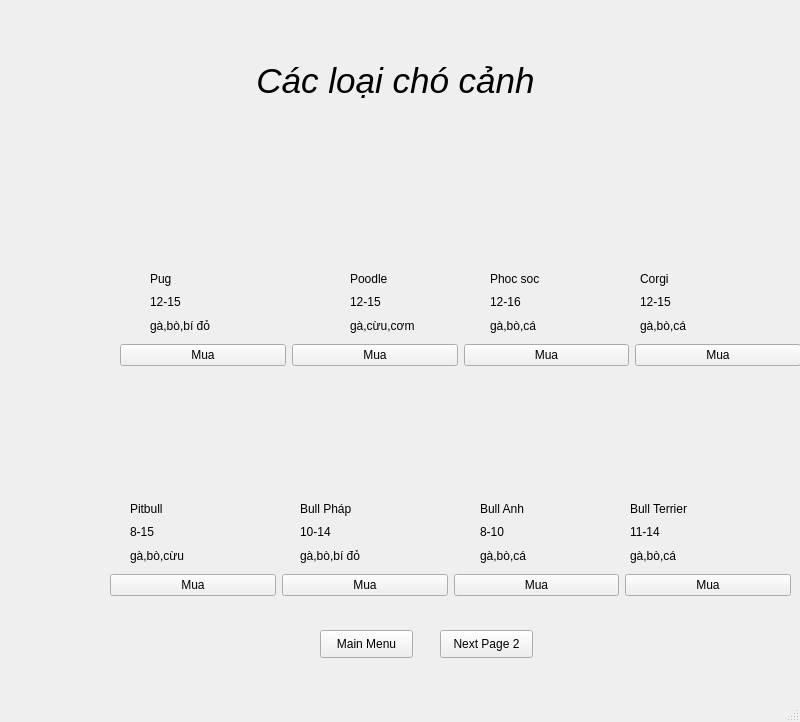
<?xml version="1.0" encoding="UTF-8"?>
<ui version="4.0">
 <class>MainWindow</class>
 <widget class="QMainWindow" name="MainWindow">
  <property name="geometry">
   <rect>
    <x>0</x>
    <y>0</y>
    <width>800</width>
    <height>722</height>
   </rect>
  </property>
  <property name="windowTitle">
   <string>MainWindow</string>
  </property>
  <widget class="QWidget" name="centralwidget">
   <widget class="QLabel" name="label">
    <property name="geometry">
     <rect>
      <x>0</x>
      <y>0</y>
      <width>151</width>
      <height>151</height>
     </rect>
    </property>
    <property name="styleSheet">
     <string notr="true">background-repeat: no-repeat;
background-position: center;
</string>
    </property>
    <property name="text">
     <string/>
    </property>
    <property name="pixmap">
     <pixmap resource="k.qrc">:/newPrefix/Downloads/spa.jpg</pixmap>
    </property>
    <property name="scaledContents">
     <bool>true</bool>
    </property>
   </widget>
   <widget class="QPushButton" name="pushButton_8">
    <property name="geometry">
     <rect>
      <x>240</x>
      <y>60</y>
      <width>311</width>
      <height>41</height>
     </rect>
    </property>
    <property name="styleSheet">
     <string notr="true">border : none;
font-family: &quot;Times New Roman&quot;;
font-style: italic;
font-size: 35px;</string>
    </property>
    <property name="text">
     <string>Các loại chó cảnh</string>
    </property>
   </widget>
   <widget class="QLabel" name="label_2">
    <property name="geometry">
     <rect>
      <x>130</x>
      <y>170</y>
      <width>121</width>
      <height>101</height>
     </rect>
    </property>
    <property name="text">
     <string/>
    </property>
    <property name="pixmap">
     <pixmap>../../../Downloads/images (2).jpeg</pixmap>
    </property>
    <property name="scaledContents">
     <bool>true</bool>
    </property>
   </widget>
   <widget class="QLabel" name="label_3">
    <property name="geometry">
     <rect>
      <x>310</x>
      <y>160</y>
      <width>141</width>
      <height>101</height>
     </rect>
    </property>
    <property name="text">
     <string/>
    </property>
    <property name="pixmap">
     <pixmap>../../../Downloads/images (3).jpeg</pixmap>
    </property>
    <property name="scaledContents">
     <bool>true</bool>
    </property>
   </widget>
   <widget class="QLabel" name="label_4">
    <property name="geometry">
     <rect>
      <x>490</x>
      <y>170</y>
      <width>131</width>
      <height>101</height>
     </rect>
    </property>
    <property name="text">
     <string/>
    </property>
    <property name="pixmap">
     <pixmap>../../../Downloads/anh-cho-phoc-soc-o9020208900.jpg</pixmap>
    </property>
    <property name="scaledContents">
     <bool>true</bool>
    </property>
   </widget>
   <widget class="QLabel" name="label_5">
    <property name="geometry">
     <rect>
      <x>640</x>
      <y>170</y>
      <width>151</width>
      <height>101</height>
     </rect>
    </property>
    <property name="text">
     <string/>
    </property>
    <property name="pixmap">
     <pixmap>../../../Downloads/images (4).jpeg</pixmap>
    </property>
    <property name="scaledContents">
     <bool>true</bool>
    </property>
   </widget>
   <widget class="QWidget" name="layoutWidget">
    <property name="geometry">
     <rect>
      <x>490</x>
      <y>270</y>
      <width>57</width>
      <height>64</height>
     </rect>
    </property>
    <layout class="QVBoxLayout" name="verticalLayout_3">
     <item>
      <widget class="QLabel" name="label_12">
       <property name="text">
        <string>Phoc soc</string>
       </property>
      </widget>
     </item>
     <item>
      <widget class="QLabel" name="label_13">
       <property name="text">
        <string>12-16</string>
       </property>
      </widget>
     </item>
     <item>
      <widget class="QLabel" name="label_14">
       <property name="text">
        <string>gà,bò,cá</string>
       </property>
      </widget>
     </item>
    </layout>
   </widget>
   <widget class="QWidget" name="layoutWidget_2">
    <property name="geometry">
     <rect>
      <x>640</x>
      <y>270</y>
      <width>57</width>
      <height>64</height>
     </rect>
    </property>
    <layout class="QVBoxLayout" name="verticalLayout_4">
     <item>
      <widget class="QLabel" name="label_15">
       <property name="text">
        <string>Corgi</string>
       </property>
      </widget>
     </item>
     <item>
      <widget class="QLabel" name="label_16">
       <property name="text">
        <string>12-15</string>
       </property>
      </widget>
     </item>
     <item>
      <widget class="QLabel" name="label_17">
       <property name="text">
        <string>gà,bò,cá</string>
       </property>
      </widget>
     </item>
    </layout>
   </widget>
   <widget class="QLabel" name="label_18">
    <property name="geometry">
     <rect>
      <x>0</x>
      <y>150</y>
      <width>121</width>
      <height>261</height>
     </rect>
    </property>
    <property name="text">
     <string/>
    </property>
    <property name="pixmap">
     <pixmap>../../../Downloads/Screenshot_2024-11-17_163311-transformed.png</pixmap>
    </property>
    <property name="scaledContents">
     <bool>true</bool>
    </property>
   </widget>
   <widget class="QWidget" name="layoutWidget_3">
    <property name="geometry">
     <rect>
      <x>630</x>
      <y>500</y>
      <width>66</width>
      <height>64</height>
     </rect>
    </property>
    <layout class="QVBoxLayout" name="verticalLayout_5">
     <item>
      <widget class="QLabel" name="label_19">
       <property name="text">
        <string>Bull Terrier</string>
       </property>
      </widget>
     </item>
     <item>
      <widget class="QLabel" name="label_20">
       <property name="text">
        <string>11-14</string>
       </property>
      </widget>
     </item>
     <item>
      <widget class="QLabel" name="label_21">
       <property name="text">
        <string>gà,bò,cá</string>
       </property>
      </widget>
     </item>
    </layout>
   </widget>
   <widget class="QWidget" name="layoutWidget_4">
    <property name="geometry">
     <rect>
      <x>480</x>
      <y>500</y>
      <width>66</width>
      <height>64</height>
     </rect>
    </property>
    <layout class="QVBoxLayout" name="verticalLayout_6">
     <item>
      <widget class="QLabel" name="label_22">
       <property name="text">
        <string>Bull Anh</string>
       </property>
      </widget>
     </item>
     <item>
      <widget class="QLabel" name="label_23">
       <property name="text">
        <string>8-10</string>
       </property>
      </widget>
     </item>
     <item>
      <widget class="QLabel" name="label_24">
       <property name="text">
        <string>gà,bò,cá</string>
       </property>
      </widget>
     </item>
    </layout>
   </widget>
   <widget class="QWidget" name="layoutWidget_5">
    <property name="geometry">
     <rect>
      <x>110</x>
      <y>570</y>
      <width>681</width>
      <height>30</height>
     </rect>
    </property>
    <layout class="QHBoxLayout" name="horizontalLayout_2">
     <item>
      <widget class="QPushButton" name="pushButton_5">
       <property name="text">
        <string>Mua</string>
       </property>
      </widget>
     </item>
     <item>
      <widget class="QPushButton" name="pushButton_6">
       <property name="text">
        <string>Mua</string>
       </property>
      </widget>
     </item>
     <item>
      <widget class="QPushButton" name="pushButton_7">
       <property name="text">
        <string>Mua</string>
       </property>
      </widget>
     </item>
     <item>
      <widget class="QPushButton" name="pushButton_9">
       <property name="text">
        <string>Mua</string>
       </property>
      </widget>
     </item>
    </layout>
   </widget>
   <widget class="QWidget" name="layoutWidget_6">
    <property name="geometry">
     <rect>
      <x>130</x>
      <y>500</y>
      <width>59</width>
      <height>64</height>
     </rect>
    </property>
    <layout class="QVBoxLayout" name="verticalLayout_7">
     <item>
      <widget class="QLabel" name="label_25">
       <property name="text">
        <string>Pitbull</string>
       </property>
      </widget>
     </item>
     <item>
      <widget class="QLabel" name="label_26">
       <property name="text">
        <string>8-15</string>
       </property>
      </widget>
     </item>
     <item>
      <widget class="QLabel" name="label_27">
       <property name="text">
        <string>gà,bò,cừu</string>
       </property>
      </widget>
     </item>
    </layout>
   </widget>
   <widget class="QWidget" name="layoutWidget_7">
    <property name="geometry">
     <rect>
      <x>300</x>
      <y>500</y>
      <width>66</width>
      <height>64</height>
     </rect>
    </property>
    <layout class="QVBoxLayout" name="verticalLayout_8">
     <item>
      <widget class="QLabel" name="label_28">
       <property name="text">
        <string>Bull Pháp</string>
       </property>
      </widget>
     </item>
     <item>
      <widget class="QLabel" name="label_29">
       <property name="text">
        <string>10-14</string>
       </property>
      </widget>
     </item>
     <item>
      <widget class="QLabel" name="label_30">
       <property name="text">
        <string>gà,bò,bí đỏ</string>
       </property>
      </widget>
     </item>
    </layout>
   </widget>
   <widget class="QLabel" name="label_31">
    <property name="geometry">
     <rect>
      <x>130</x>
      <y>390</y>
      <width>131</width>
      <height>101</height>
     </rect>
    </property>
    <property name="text">
     <string/>
    </property>
    <property name="pixmap">
     <pixmap>../../../Downloads/images (5).jpeg</pixmap>
    </property>
    <property name="scaledContents">
     <bool>true</bool>
    </property>
   </widget>
   <widget class="QLabel" name="label_32">
    <property name="geometry">
     <rect>
      <x>290</x>
      <y>390</y>
      <width>131</width>
      <height>101</height>
     </rect>
    </property>
    <property name="text">
     <string/>
    </property>
    <property name="pixmap">
     <pixmap>../../../Downloads/anh-cho-bull-phap-101020220 (1).jpg</pixmap>
    </property>
    <property name="scaledContents">
     <bool>true</bool>
    </property>
   </widget>
   <widget class="QLabel" name="label_33">
    <property name="geometry">
     <rect>
      <x>460</x>
      <y>390</y>
      <width>121</width>
      <height>101</height>
     </rect>
    </property>
    <property name="text">
     <string/>
    </property>
    <property name="pixmap">
     <pixmap>../../../Downloads/Cho-Bull-Anh-1.jpg</pixmap>
    </property>
    <property name="scaledContents">
     <bool>true</bool>
    </property>
   </widget>
   <widget class="QLabel" name="label_34">
    <property name="geometry">
     <rect>
      <x>640</x>
      <y>390</y>
      <width>121</width>
      <height>101</height>
     </rect>
    </property>
    <property name="text">
     <string/>
    </property>
    <property name="pixmap">
     <pixmap>../../../Downloads/19dae99af458253d1152f73059e9d30c.jpg</pixmap>
    </property>
    <property name="scaledContents">
     <bool>true</bool>
    </property>
   </widget>
   <widget class="QPushButton" name="pushButton_10">
    <property name="geometry">
     <rect>
      <x>320</x>
      <y>630</y>
      <width>93</width>
      <height>28</height>
     </rect>
    </property>
    <property name="text">
     <string>Main Menu</string>
    </property>
   </widget>
   <widget class="QPushButton" name="pushButton_11">
    <property name="geometry">
     <rect>
      <x>440</x>
      <y>630</y>
      <width>93</width>
      <height>28</height>
     </rect>
    </property>
    <property name="text">
     <string>Next Page 2</string>
    </property>
   </widget>
   <widget class="QLabel" name="label_36">
    <property name="geometry">
     <rect>
      <x>0</x>
      <y>160</y>
      <width>121</width>
      <height>261</height>
     </rect>
    </property>
    <property name="text">
     <string/>
    </property>
    <property name="pixmap">
     <pixmap>../../../../../Screenshot 2024-11-17 163311.png</pixmap>
    </property>
    <property name="scaledContents">
     <bool>true</bool>
    </property>
   </widget>
   <widget class="QWidget" name="layoutWidget_8">
    <property name="geometry">
     <rect>
      <x>350</x>
      <y>270</y>
      <width>69</width>
      <height>64</height>
     </rect>
    </property>
    <layout class="QVBoxLayout" name="verticalLayout_9">
     <item>
      <widget class="QLabel" name="label_37">
       <property name="text">
        <string>Poodle</string>
       </property>
      </widget>
     </item>
     <item>
      <widget class="QLabel" name="label_38">
       <property name="text">
        <string>12-15</string>
       </property>
      </widget>
     </item>
     <item>
      <widget class="QLabel" name="label_39">
       <property name="text">
        <string>gà,cừu,cơm</string>
       </property>
      </widget>
     </item>
    </layout>
   </widget>
   <widget class="QWidget" name="layoutWidget_9">
    <property name="geometry">
     <rect>
      <x>150</x>
      <y>270</y>
      <width>66</width>
      <height>64</height>
     </rect>
    </property>
    <layout class="QVBoxLayout" name="verticalLayout_10">
     <item>
      <widget class="QLabel" name="label_40">
       <property name="text">
        <string>Pug</string>
       </property>
      </widget>
     </item>
     <item>
      <widget class="QLabel" name="label_41">
       <property name="text">
        <string>12-15</string>
       </property>
      </widget>
     </item>
     <item>
      <widget class="QLabel" name="label_42">
       <property name="text">
        <string>gà,bò,bí đỏ</string>
       </property>
      </widget>
     </item>
    </layout>
   </widget>
   <widget class="QWidget" name="layoutWidget_10">
    <property name="geometry">
     <rect>
      <x>120</x>
      <y>340</y>
      <width>681</width>
      <height>30</height>
     </rect>
    </property>
    <layout class="QHBoxLayout" name="horizontalLayout_3">
     <item>
      <widget class="QPushButton" name="pushButton">
       <property name="text">
        <string>Mua</string>
       </property>
      </widget>
     </item>
     <item>
      <widget class="QPushButton" name="pushButton_2">
       <property name="text">
        <string>Mua</string>
       </property>
      </widget>
     </item>
     <item>
      <widget class="QPushButton" name="pushButton_3">
       <property name="text">
        <string>Mua</string>
       </property>
      </widget>
     </item>
     <item>
      <widget class="QPushButton" name="pushButton_4">
       <property name="text">
        <string>Mua</string>
       </property>
      </widget>
     </item>
    </layout>
   </widget>
   <widget class="QLabel" name="label_43">
    <property name="geometry">
     <rect>
      <x>0</x>
      <y>0</y>
      <width>801</width>
      <height>701</height>
     </rect>
    </property>
    <property name="text">
     <string/>
    </property>
    <property name="pixmap">
     <pixmap>../../../Downloads/blob-scene-haikei.png</pixmap>
    </property>
    <property name="scaledContents">
     <bool>true</bool>
    </property>
   </widget>
   <zorder>label_43</zorder>
   <zorder>label</zorder>
   <zorder>pushButton_8</zorder>
   <zorder>label_2</zorder>
   <zorder>label_3</zorder>
   <zorder>label_4</zorder>
   <zorder>label_5</zorder>
   <zorder>layoutWidget</zorder>
   <zorder>layoutWidget_2</zorder>
   <zorder>label_18</zorder>
   <zorder>layoutWidget_3</zorder>
   <zorder>layoutWidget_4</zorder>
   <zorder>layoutWidget_5</zorder>
   <zorder>layoutWidget_6</zorder>
   <zorder>layoutWidget_7</zorder>
   <zorder>label_31</zorder>
   <zorder>label_32</zorder>
   <zorder>label_33</zorder>
   <zorder>label_34</zorder>
   <zorder>pushButton_10</zorder>
   <zorder>pushButton_11</zorder>
   <zorder>label_36</zorder>
   <zorder>layoutWidget_8</zorder>
   <zorder>layoutWidget_9</zorder>
   <zorder>layoutWidget_10</zorder>
  </widget>
  <widget class="QMenuBar" name="menubar">
   <property name="geometry">
    <rect>
     <x>0</x>
     <y>0</y>
     <width>800</width>
     <height>26</height>
    </rect>
   </property>
  </widget>
  <widget class="QStatusBar" name="statusbar"/>
 </widget>
 <resources>
  <include location="k.qrc"/>
 </resources>
 <connections/>
</ui>
